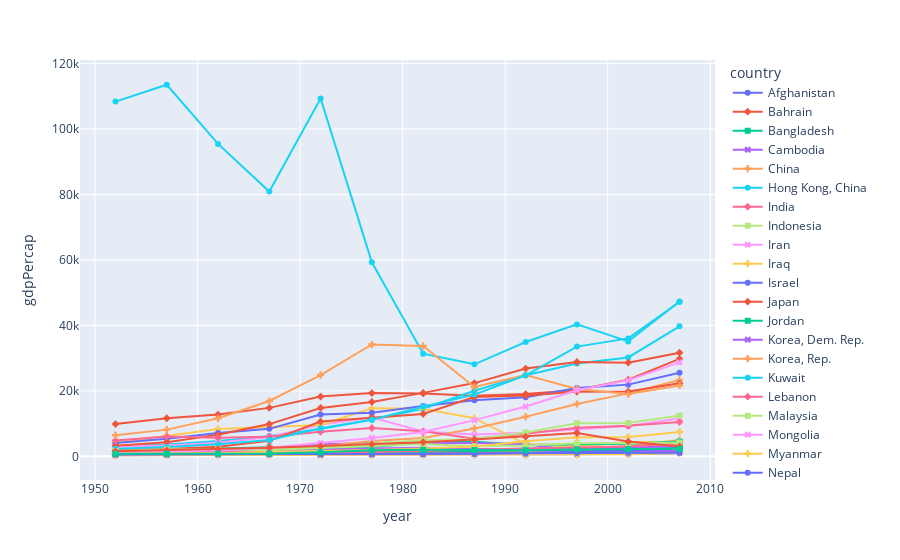

Write notebook code for a chart like this one.
### Code cell
df = px.data.gapminder().query("continent == 'Asia'")
#df['species'] = df['species'].astype(float)
fig = px.line(df, x = 'year', y = 'gdpPercap', color ='country', symbol= 'country')
fig.show()

### Figure 1 — Plotly figure (JSON) as saved in the notebook; plotly's stock layout.template omitted (floating-point values rounded to 4 significant figures)
{"data": [{"hovertemplate": "country=Afghanistan<br>year=%{x}<br>gdpPercap=%{y}<extra></extra>", "legendgroup": "Afghanistan", "line": {"color": "#636efa", "dash": "solid"}, "marker": {"symbol": "circle"}, "mode": "markers+lines", "name": "Afghanistan", "orientation": "v", "showlegend": true, "type": "scatter", "x": [1952, 1957, 1962, 1967, 1972, 1977, 1982, 1987, 1992, 1997, 2002, 2007], "xaxis": "x", "y": [779.4, 820.9, 853.1, 836.2, 740.0, 786.1, 978.0, 852.4, 649.3, 635.3, 726.7, 974.6], "yaxis": "y"}, {"hovertemplate": "country=Bahrain<br>year=%{x}<br>gdpPercap=%{y}<extra></extra>", "legendgroup": "Bahrain", "line": {"color": "#EF553B", "dash": "solid"}, "marker": {"symbol": "diamond"}, "mode": "markers+lines", "name": "Bahrain", "orientation": "v", "showlegend": true, "type": "scatter", "x": [1952, 1957, 1962, 1967, 1972, 1977, 1982, 1987, 1992, 1997, 2002, 2007], "xaxis": "x", "y": [9867.0, 11640.0, 12750.0, 14800.0, 18270.0, 19340.0, 19210.0, 18520.0, 19040.0, 20290.0, 23400.0, 29800.0], "yaxis": "y"}, {"hovertemplate": "country=Bangladesh<br>year=%{x}<br>gdpPercap=%{y}<extra></extra>", "legendgroup": "Bangladesh", "line": {"color": "#00cc96", "dash": "solid"}, "marker": {"symbol": "square"}, "mode": "markers+lines", "name": "Bangladesh", "orientation": "v", "showlegend": true, "type": "scatter", "x": [1952, 1957, 1962, 1967, 1972, 1977, 1982, 1987, 1992, 1997, 2002, 2007], "xaxis": "x", "y": [684.2, 661.6, 686.3, 721.2, 630.2, 659.9, 677.0, 752.0, 837.8, 972.8, 1136.0, 1391.0], "yaxis": "y"}, {"hovertemplate": "country=Cambodia<br>year=%{x}<br>gdpPercap=%{y}<extra></extra>", "legendgroup": "Cambodia", "line": {"color": "#ab63fa", "dash": "solid"}, "marker": {"symbol": "x"}, "mode": "markers+lines", "name": "Cambodia", "orientation": "v", "showlegend": true, "type": "scatter", "x": [1952, 1957, 1962, 1967, 1972, 1977, 1982, 1987, 1992, 1997, 2002, 2007], "xaxis": "x", "y": [368.5, 434.0, 496.9, 523.4, 421.6, 525.0, 624.5, 683.9, 682.3, 734.3, 896.2, 1714.0], "yaxis": "y"}, {"hovertemplate": "country=China<br>year=%{x}<br>gdpPercap=%{y}<extra></extra>", "legendgroup": "China", "line": {"color": "#FFA15A", "dash": "solid"}, "marker": {"symbol": "cross"}, "mode": "markers+lines", "name": "China", "orientation": "v", "showlegend": true, "type": "scatter", "x": [1952, 1957, 1962, 1967, 1972, 1977, 1982, 1987, 1992, 1997, 2002, 2007], "xaxis": "x", "y": [400.4, 576.0, 487.7, 612.7, 676.9, 741.2, 962.4, 1379.0, 1656.0, 2289.0, 3119.0, 4959.0], "yaxis": "y"}, {"hovertemplate": "country=Hong Kong, China<br>year=%{x}<br>gdpPercap=%{y}<extra></extra>", "legendgroup": "Hong Kong, China", "line": {"color": "#19d3f3", "dash": "solid"}, "marker": {"symbol": "circle"}, "mode": "markers+lines", "name": "Hong Kong, China", "orientation": "v", "showlegend": true, "type": "scatter", "x": [1952, 1957, 1962, 1967, 1972, 1977, 1982, 1987, 1992, 1997, 2002, 2007], "xaxis": "x", "y": [3054.0, 3629.0, 4693.0, 6198.0, 8316.0, 11190.0, 14560.0, 20040.0, 24760.0, 28380.0, 30210.0, 39720.0], "yaxis": "y"}, {"hovertemplate": "country=India<br>year=%{x}<br>gdpPercap=%{y}<extra></extra>", "legendgroup": "India", "line": {"color": "#FF6692", "dash": "solid"}, "marker": {"symbol": "diamond"}, "mode": "markers+lines", "name": "India", "orientation": "v", "showlegend": true, "type": "scatter", "x": [1952, 1957, 1962, 1967, 1972, 1977, 1982, 1987, 1992, 1997, 2002, 2007], "xaxis": "x", "y": [546.6, 590.1, 658.3, 700.8, 724.0, 813.3, 855.7, 976.5, 1164.0, 1459.0, 1747.0, 2452.0], "yaxis": "y"}, {"hovertemplate": "country=Indonesia<br>year=%{x}<br>gdpPercap=%{y}<extra></extra>", "legendgroup": "Indonesia", "line": {"color": "#B6E880", "dash": "solid"}, "marker": {"symbol": "square"}, "mode": "markers+lines", "name": "Indonesia", "orientation": "v", "showlegend": true, "type": "scatter", "x": [1952, 1957, 1962, 1967, 1972, 1977, 1982, 1987, 1992, 1997, 2002, 2007], "xaxis": "x", "y": [749.7, 858.9, 849.3, 762.4, 1111.0, 1383.0, 1517.0, 1748.0, 2383.0, 3119.0, 2874.0, 3541.0], "yaxis": "y"}, {"hovertemplate": "country=Iran<br>year=%{x}<br>gdpPercap=%{y}<extra></extra>", "legendgroup": "Iran", "line": {"color": "#FF97FF", "dash": "solid"}, "marker": {"symbol": "x"}, "mode": "markers+lines", "name": "Iran", "orientation": "v", "showlegend": true, "type": "scatter", "x": [1952, 1957, 1962, 1967, 1972, 1977, 1982, 1987, 1992, 1997, 2002, 2007], "xaxis": "x", "y": [3035.0, 3290.0, 4187.0, 5907.0, 9614.0, 11890.0, 7608.0, 6643.0, 7236.0, 8264.0, 9241.0, 11610.0], "yaxis": "y"}, {"hovertemplate": "country=Iraq<br>year=%{x}<br>gdpPercap=%{y}<extra></extra>", "legendgroup": "Iraq", "line": {"color": "#FECB52", "dash": "solid"}, "marker": {"symbol": "cross"}, "mode": "markers+lines", "name": "Iraq", "orientation": "v", "showlegend": true, "type": "scatter", "x": [1952, 1957, 1962, 1967, 1972, 1977, 1982, 1987, 1992, 1997, 2002, 2007], "xaxis": "x", "y": [4130.0, 6229.0, 8342.0, 8931.0, 9576.0, 14690.0, 14520.0, 11640.0, 3746.0, 3076.0, 4391.0, 4471.0], "yaxis": "y"}, {"hovertemplate": "country=Israel<br>year=%{x}<br>gdpPercap=%{y}<extra></extra>", "legendgroup": "Israel", "line": {"color": "#636efa", "dash": "solid"}, "marker": {"symbol": "circle"}, "mode": "markers+lines", "name": "Israel", "orientation": "v", "showlegend": true, "type": "scatter", "x": [1952, 1957, 1962, 1967, 1972, 1977, 1982, 1987, 1992, 1997, 2002, 2007], "xaxis": "x", "y": [4087.0, 5385.0, 7106.0, 8394.0, 12790.0, 13310.0, 15370.0, 17120.0, 18050.0, 20900.0, 21910.0, 25520.0], "yaxis": "y"}, {"hovertemplate": "country=Japan<br>year=%{x}<br>gdpPercap=%{y}<extra></extra>", "legendgroup": "Japan", "line": {"color": "#EF553B", "dash": "solid"}, "marker": {"symbol": "diamond"}, "mode": "markers+lines", "name": "Japan", "orientation": "v", "showlegend": true, "type": "scatter", "x": [1952, 1957, 1962, 1967, 1972, 1977, 1982, 1987, 1992, 1997, 2002, 2007], "xaxis": "x", "y": [3217.0, 4318.0, 6577.0, 9848.0, 14780.0, 16610.0, 19380.0, 22380.0, 26820.0, 28820.0, 28600.0, 31660.0], "yaxis": "y"}, {"hovertemplate": "country=Jordan<br>year=%{x}<br>gdpPercap=%{y}<extra></extra>", "legendgroup": "Jordan", "line": {"color": "#00cc96", "dash": "solid"}, "marker": {"symbol": "square"}, "mode": "markers+lines", "name": "Jordan", "orientation": "v", "showlegend": true, "type": "scatter", "x": [1952, 1957, 1962, 1967, 1972, 1977, 1982, 1987, 1992, 1997, 2002, 2007], "xaxis": "x", "y": [1547.0, 1886.0, 2348.0, 2742.0, 2111.0, 2852.0, 4161.0, 4449.0, 3432.0, 3645.0, 3845.0, 4519.0], "yaxis": "y"}, {"hovertemplate": "country=Korea, Dem. Rep.<br>year=%{x}<br>gdpPercap=%{y}<extra></extra>", "legendgroup": "Korea, Dem. Rep.", "line": {"color": "#ab63fa", "dash": "solid"}, "marker": {"symbol": "x"}, "mode": "markers+lines", "name": "Korea, Dem. Rep.", "orientation": "v", "showlegend": true, "type": "scatter", "x": [1952, 1957, 1962, 1967, 1972, 1977, 1982, 1987, 1992, 1997, 2002, 2007], "xaxis": "x", "y": [1088.0, 1571.0, 1622.0, 2144.0, 3702.0, 4106.0, 4107.0, 4106.0, 3726.0, 1691.0, 1647.0, 1593.0], "yaxis": "y"}, {"hovertemplate": "country=Korea, Rep.<br>year=%{x}<br>gdpPercap=%{y}<extra></extra>", "legendgroup": "Korea, Rep.", "line": {"color": "#FFA15A", "dash": "solid"}, "marker": {"symbol": "cross"}, "mode": "markers+lines", "name": "Korea, Rep.", "orientation": "v", "showlegend": true, "type": "scatter", "x": [1952, 1957, 1962, 1967, 1972, 1977, 1982, 1987, 1992, 1997, 2002, 2007], "xaxis": "x", "y": [1031.0, 1488.0, 1536.0, 2029.0, 3031.0, 4657.0, 5623.0, 8533.0, 12100.0, 15990.0, 19230.0, 23350.0], "yaxis": "y"}, {"hovertemplate": "country=Kuwait<br>year=%{x}<br>gdpPercap=%{y}<extra></extra>", "legendgroup": "Kuwait", "line": {"color": "#19d3f3", "dash": "solid"}, "marker": {"symbol": "circle"}, "mode": "markers+lines", "name": "Kuwait", "orientation": "v", "showlegend": true, "type": "scatter", "x": [1952, 1957, 1962, 1967, 1972, 1977, 1982, 1987, 1992, 1997, 2002, 2007], "xaxis": "x", "y": [108400.0, 113500.0, 95460.0, 80890.0, 109300.0, 59270.0, 31350.0, 28120.0, 34930.0, 40300.0, 35110.0, 47310.0], "yaxis": "y"}, {"hovertemplate": "country=Lebanon<br>year=%{x}<br>gdpPercap=%{y}<extra></extra>", "legendgroup": "Lebanon", "line": {"color": "#FF6692", "dash": "solid"}, "marker": {"symbol": "diamond"}, "mode": "markers+lines", "name": "Lebanon", "orientation": "v", "showlegend": true, "type": "scatter", "x": [1952, 1957, 1962, 1967, 1972, 1977, 1982, 1987, 1992, 1997, 2002, 2007], "xaxis": "x", "y": [4835.0, 6090.0, 5715.0, 6007.0, 7486.0, 8660.0, 7641.0, 5377.0, 6891.0, 8755.0, 9314.0, 10460.0], "yaxis": "y"}, {"hovertemplate": "country=Malaysia<br>year=%{x}<br>gdpPercap=%{y}<extra></extra>", "legendgroup": "Malaysia", "line": {"color": "#B6E880", "dash": "solid"}, "marker": {"symbol": "square"}, "mode": "markers+lines", "name": "Malaysia", "orientation": "v", "showlegend": true, "type": "scatter", "x": [1952, 1957, 1962, 1967, 1972, 1977, 1982, 1987, 1992, 1997, 2002, 2007], "xaxis": "x", "y": [1831.0, 1810.0, 2037.0, 2278.0, 2849.0, 3828.0, 4920.0, 5250.0, 7278.0, 10130.0, 10210.0, 12450.0], "yaxis": "y"}, {"hovertemplate": "country=Mongolia<br>year=%{x}<br>gdpPercap=%{y}<extra></extra>", "legendgroup": "Mongolia", "line": {"color": "#FF97FF", "dash": "solid"}, "marker": {"symbol": "x"}, "mode": "markers+lines", "name": "Mongolia", "orientation": "v", "showlegend": true, "type": "scatter", "x": [1952, 1957, 1962, 1967, 1972, 1977, 1982, 1987, 1992, 1997, 2002, 2007], "xaxis": "x", "y": [786.6, 912.7, 1056.0, 1226.0, 1422.0, 1648.0, 2001.0, 2338.0, 1785.0, 1902.0, 2141.0, 3096.0], "yaxis": "y"}, {"hovertemplate": "country=Myanmar<br>year=%{x}<br>gdpPercap=%{y}<extra></extra>", "legendgroup": "Myanmar", "line": {"color": "#FECB52", "dash": "solid"}, "marker": {"symbol": "cross"}, "mode": "markers+lines", "name": "Myanmar", "orientation": "v", "showlegend": true, "type": "scatter", "x": [1952, 1957, 1962, 1967, 1972, 1977, 1982, 1987, 1992, 1997, 2002, 2007], "xaxis": "x", "y": [331, 350, 388, 349, 357, 371, 424, 385, 347, 415, 611, 944], "yaxis": "y"}, {"hovertemplate": "country=Nepal<br>year=%{x}<br>gdpPercap=%{y}<extra></extra>", "legendgroup": "Nepal", "line": {"color": "#636efa", "dash": "solid"}, "marker": {"symbol": "circle"}, "mode": "markers+lines", "name": "Nepal", "orientation": "v", "showlegend": true, "type": "scatter", "x": [1952, 1957, 1962, 1967, 1972, 1977, 1982, 1987, 1992, 1997, 2002, 2007], "xaxis": "x", "y": [545.9, 597.9, 652.4, 676.4, 674.8, 694.1, 718.4, 775.6, 897.7, 1011.0, 1057.0, 1091.0], "yaxis": "y"}, {"hovertemplate": "country=Oman<br>year=%{x}<br>gdpPercap=%{y}<extra></extra>", "legendgroup": "Oman", "line": {"color": "#EF553B", "dash": "solid"}, "marker": {"symbol": "diamond"}, "mode": "markers+lines", "name": "Oman", "orientation": "v", "showlegend": true, "type": "scatter", "x": [1952, 1957, 1962, 1967, 1972, 1977, 1982, 1987, 1992, 1997, 2002, 2007], "xaxis": "x", "y": [1828.0, 2243.0, 2925.0, 4721.0, 10620.0, 11850.0, 12950.0, 18120.0, 18620.0, 19700.0, 19770.0, 22320.0], "yaxis": "y"}, {"hovertemplate": "country=Pakistan<br>year=%{x}<br>gdpPercap=%{y}<extra></extra>", "legendgroup": "Pakistan", "line": {"color": "#00cc96", "dash": "solid"}, "marker": {"symbol": "square"}, "mode": "markers+lines", "name": "Pakistan", "orientation": "v", "showlegend": true, "type": "scatter", "x": [1952, 1957, 1962, 1967, 1972, 1977, 1982, 1987, 1992, 1997, 2002, 2007], "xaxis": "x", "y": [684.6, 747.1, 803.3, 942.4, 1050.0, 1176.0, 1443.0, 1705.0, 1972.0, 2049.0, 2093.0, 2606.0], "yaxis": "y"}, {"hovertemplate": "country=Philippines<br>year=%{x}<br>gdpPercap=%{y}<extra></extra>", "legendgroup": "Philippines", "line": {"color": "#ab63fa", "dash": "solid"}, "marker": {"symbol": "x"}, "mode": "markers+lines", "name": "Philippines", "orientation": "v", "showlegend": true, "type": "scatter", "x": [1952, 1957, 1962, 1967, 1972, 1977, 1982, 1987, 1992, 1997, 2002, 2007], "xaxis": "x", "y": [1273.0, 1548.0, 1650.0, 1814.0, 1989.0, 2373.0, 2603.0, 2190.0, 2279.0, 2537.0, 2651.0, 3190.0], "yaxis": "y"}, {"hovertemplate": "country=Saudi Arabia<br>year=%{x}<br>gdpPercap=%{y}<extra></extra>", "legendgroup": "Saudi Arabia", "line": {"color": "#FFA15A", "dash": "solid"}, "marker": {"symbol": "cross"}, "mode": "markers+lines", "name": "Saudi Arabia", "orientation": "v", "showlegend": true, "type": "scatter", "x": [1952, 1957, 1962, 1967, 1972, 1977, 1982, 1987, 1992, 1997, 2002, 2007], "xaxis": "x", "y": [6460.0, 8158.0, 11630.0, 16900.0, 24840.0, 34170.0, 33690.0, 21200.0, 24840.0, 20590.0, 19010.0, 21650.0], "yaxis": "y"}, {"hovertemplate": "country=Singapore<br>year=%{x}<br>gdpPercap=%{y}<extra></extra>", "legendgroup": "Singapore", "line": {"color": "#19d3f3", "dash": "solid"}, "marker": {"symbol": "circle"}, "mode": "markers+lines", "name": "Singapore", "orientation": "v", "showlegend": true, "type": "scatter", "x": [1952, 1957, 1962, 1967, 1972, 1977, 1982, 1987, 1992, 1997, 2002, 2007], "xaxis": "x", "y": [2315.0, 2843.0, 3675.0, 4977.0, 8598.0, 11210.0, 15170.0, 18860.0, 24770.0, 33520.0, 36020.0, 47140.0], "yaxis": "y"}, {"hovertemplate": "country=Sri Lanka<br>year=%{x}<br>gdpPercap=%{y}<extra></extra>", "legendgroup": "Sri Lanka", "line": {"color": "#FF6692", "dash": "solid"}, "marker": {"symbol": "diamond"}, "mode": "markers+lines", "name": "Sri Lanka", "orientation": "v", "showlegend": true, "type": "scatter", "x": [1952, 1957, 1962, 1967, 1972, 1977, 1982, 1987, 1992, 1997, 2002, 2007], "xaxis": "x", "y": [1084.0, 1073.0, 1074.0, 1136.0, 1213.0, 1349.0, 1648.0, 1877.0, 2154.0, 2664.0, 3015.0, 3970.0], "yaxis": "y"}, {"hovertemplate": "country=Syria<br>year=%{x}<br>gdpPercap=%{y}<extra></extra>", "legendgroup": "Syria", "line": {"color": "#B6E880", "dash": "solid"}, "marker": {"symbol": "square"}, "mode": "markers+lines", "name": "Syria", "orientation": "v", "showlegend": true, "type": "scatter", "x": [1952, 1957, 1962, 1967, 1972, 1977, 1982, 1987, 1992, 1997, 2002, 2007], "xaxis": "x", "y": [1643.0, 2117.0, 2193.0, 1882.0, 2571.0, 3195.0, 3762.0, 3117.0, 3341.0, 4014.0, 4091.0, 4185.0], "yaxis": "y"}, {"hovertemplate": "country=Taiwan<br>year=%{x}<br>gdpPercap=%{y}<extra></extra>", "legendgroup": "Taiwan", "line": {"color": "#FF97FF", "dash": "solid"}, "marker": {"symbol": "x"}, "mode": "markers+lines", "name": "Taiwan", "orientation": "v", "showlegend": true, "type": "scatter", "x": [1952, 1957, 1962, 1967, 1972, 1977, 1982, 1987, 1992, 1997, 2002, 2007], "xaxis": "x", "y": [1207.0, 1508.0, 1823.0, 2644.0, 4063.0, 5597.0, 7426.0, 11050.0, 15220.0, 20210.0, 23240.0, 28720.0], "yaxis": "y"}, {"hovertemplate": "country=Thailand<br>year=%{x}<br>gdpPercap=%{y}<extra></extra>", "legendgroup": "Thailand", "line": {"color": "#FECB52", "dash": "solid"}, "marker": {"symbol": "cross"}, "mode": "markers+lines", "name": "Thailand", "orientation": "v", "showlegend": true, "type": "scatter", "x": [1952, 1957, 1962, 1967, 1972, 1977, 1982, 1987, 1992, 1997, 2002, 2007], "xaxis": "x", "y": [757.8, 793.6, 1002.0, 1295.0, 1524.0, 1961.0, 2393.0, 2983.0, 4617.0, 5853.0, 5913.0, 7458.0], "yaxis": "y"}, {"hovertemplate": "country=Vietnam<br>year=%{x}<br>gdpPercap=%{y}<extra></extra>", "legendgroup": "Vietnam", "line": {"color": "#636efa", "dash": "solid"}, "marker": {"symbol": "circle"}, "mode": "markers+lines", "name": "Vietnam", "orientation": "v", "showlegend": true, "type": "scatter", "x": [1952, 1957, 1962, 1967, 1972, 1977, 1982, 1987, 1992, 1997, 2002, 2007], "xaxis": "x", "y": [605.1, 676.3, 772.0, 637.1, 699.5, 713.5, 707.2, 820.8, 989.0, 1386.0, 1764.0, 2442.0], "yaxis": "y"}, {"hovertemplate": "country=West Bank and Gaza<br>year=%{x}<br>gdpPercap=%{y}<extra></extra>", "legendgroup": "West Bank and Gaza", "line": {"color": "#EF553B", "dash": "solid"}, "marker": {"symbol": "diamond"}, "mode": "markers+lines", "name": "West Bank and Gaza", "orientation": "v", "showlegend": true, "type": "scatter", "x": [1952, 1957, 1962, 1967, 1972, 1977, 1982, 1987, 1992, 1997, 2002, 2007], "xaxis": "x", "y": [1516.0, 1827.0, 2199.0, 2650.0, 3133.0, 3683.0, 4336.0, 5107.0, 6018.0, 7111.0, 4515.0, 3025.0], "yaxis": "y"}, {"hovertemplate": "country=Yemen, Rep.<br>year=%{x}<br>gdpPercap=%{y}<extra></extra>", "legendgroup": "Yemen, Rep.", "line": {"color": "#00cc96", "dash": "solid"}, "marker": {"symbol": "square"}, "mode": "markers+lines", "name": "Yemen, Rep.", "orientation": "v", "showlegend": true, "type": "scatter", "x": [1952, 1957, 1962, 1967, 1972, 1977, 1982, 1987, 1992, 1997, 2002, 2007], "xaxis": "x", "y": [781.7, 804.8, 825.6, 862.4, 1265.0, 1830.0, 1978.0, 1972.0, 1879.0, 2117.0, 2235.0, 2281.0], "yaxis": "y"}], "layout": {"autosize": true, "legend": {"title": {"text": "country"}, "tracegroupgap": 0}, "margin": {"t": 60}, "xaxis": {"anchor": "y", "autorange": true, "domain": [0, 1], "range": [1949.0, 2010.0], "title": {"text": "year"}, "type": "linear"}, "yaxis": {"anchor": "x", "autorange": true, "domain": [0, 1], "range": [-8433.0, 122300.0], "title": {"text": "gdpPercap"}, "type": "linear"}}}
